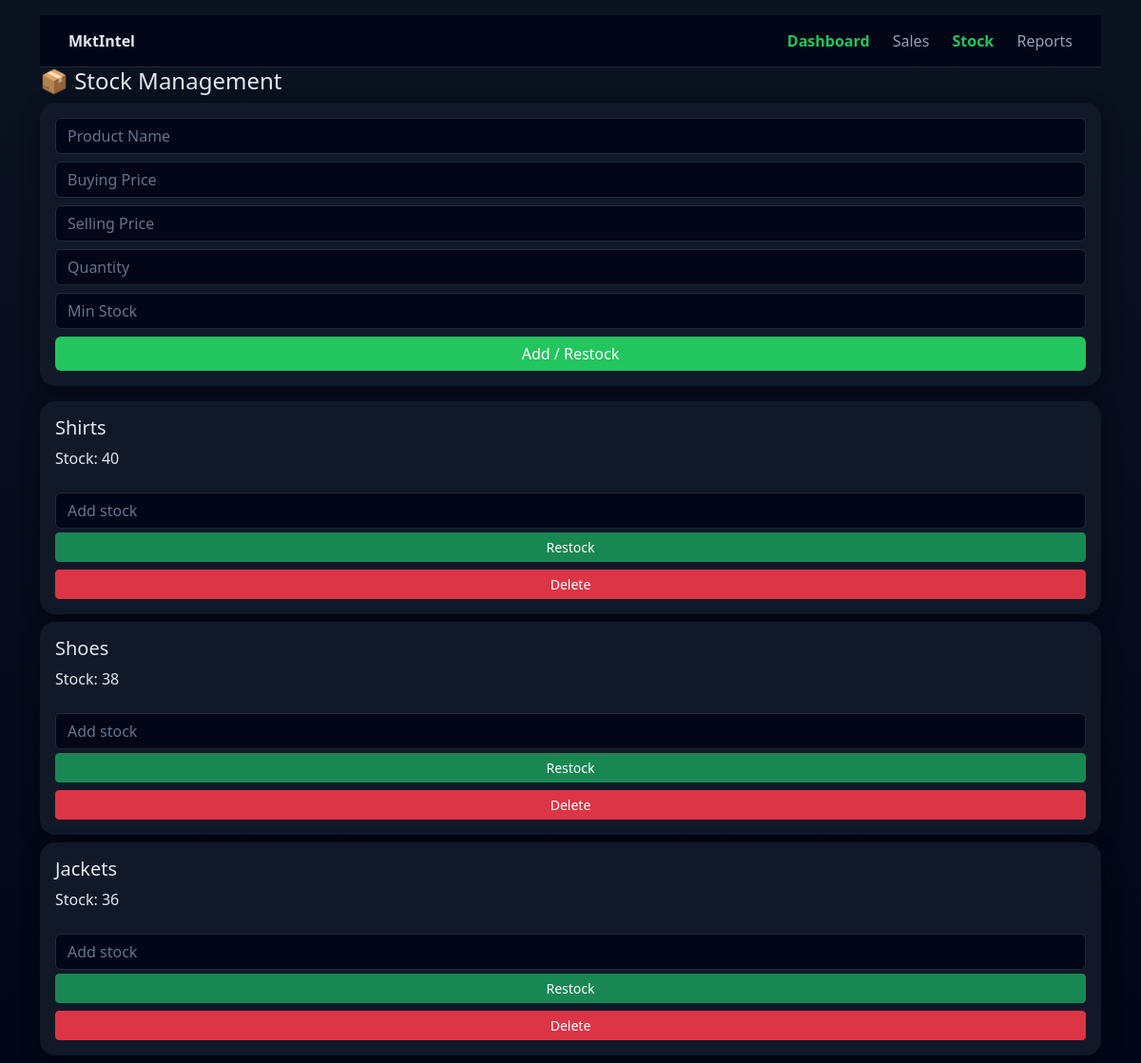
/stock (signed in), run on an earlier commit of the app's database.
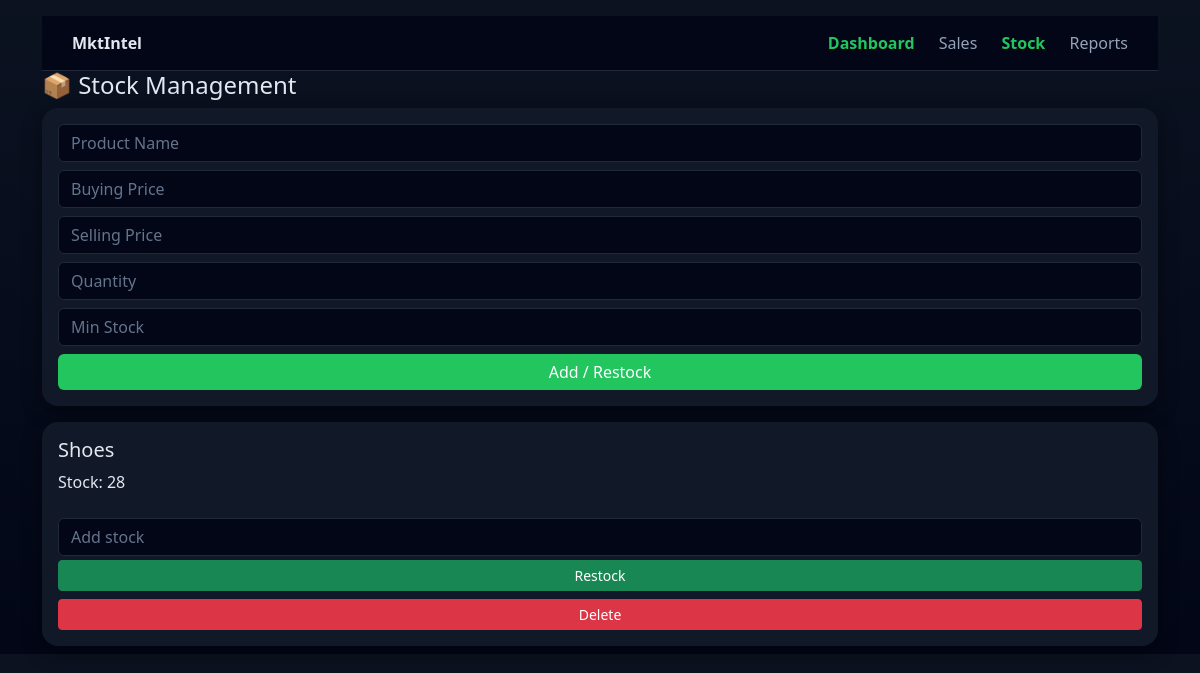
And on a later commit of the database.
### models.py (models this page shows)
class Product(db.Model):
    id = db.Column(db.Integer, primary_key=True)
    name = db.Column(db.String(100))
    buying_price = db.Column(db.Float)
    selling_price = db.Column(db.Float)
    quantity = db.Column(db.Integer)
    min_stock = db.Column(db.Integer)
    user_id = db.Column(db.Integer, db.ForeignKey('user.id'))  # 🔥 NEW

### app.py (the view)
@app.route('/stock')
@login_required
def stock():
    user_id = session.get('user_id')
    products = Product.query.filter_by(user_id=user_id).all()
    return render_template("stock.html", products=products)

### app.py (called while the page is built)
def login_required(func):
    @wraps(func)
    def wrapper(*args, **kwargs):
        if not session.get('user_id'):
            return redirect('/login')
        return func(*args, **kwargs)
    return wrapper

### templates/stock.html (shortened to what this page needs)
<!DOCTYPE html>
<html>
<head>
    <link href="https://cdn.jsdelivr.net/npm/bootstrap@5.3.0/dist/css/bootstrap.min.css" rel="stylesheet">
</head>
<div class="navbar-top">
    <div><b>MktIntel</b></div>
    <div>
        <a href="/dashboard" class="active">Dashboard</a>
        <a href="/sales">Sales</a>
        <a href="/stock">Stock</a>
        <a href="/reports">Reports</a>
    </div>
</div>
<body class="container mt-3">
<h4>📦 Stock Management</h4>
<div class="card p-3 mb-3">
    <form action="/add_product" method="POST">
        <input class="form-control mb-2" name="name" placeholder="Product Name" required>
        <input class="form-control mb-2" name="buying_price" placeholder="Buying Price" required>
        <input class="form-control mb-2" name="selling_price" placeholder="Selling Price" required>
        <input class="form-control mb-2" name="quantity" placeholder="Quantity" required>
        <input class="form-control mb-2" name="min_stock" placeholder="Min Stock" required>
        <button class="btn btn-primary w-100">Add / Restock</button>
    </form>
</div>
{% for p in products %}
<div class="card p-3 mb-2">
    <h5>{{ p.name }}</h5>
    <p>Stock: {{ p.quantity }}</p>
    <form action="/restock/{{ p.id }}" method="POST" class="mt-2">
        <input class="form-control mb-1" name="quantity" placeholder="Add stock" required>
        <button class="btn btn-success btn-sm w-100">Restock</button>
    </form>
    <a href="/delete/{{ p.id }}" class="btn btn-danger btn-sm mt-2 w-100">Delete</a>
</div>
{% endfor %}
</body>
</html>

What changed in the data, as far as the page shows it:
removed Product: name "Shirts", quantity "40"
removed Product: name "Jackets", quantity "36"
changed Product "Shoes": quantity "38" → "28"
